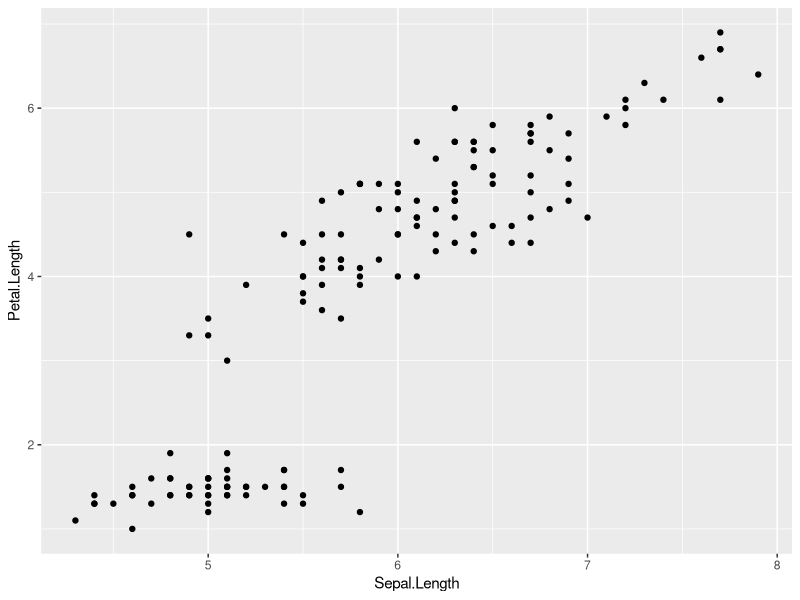
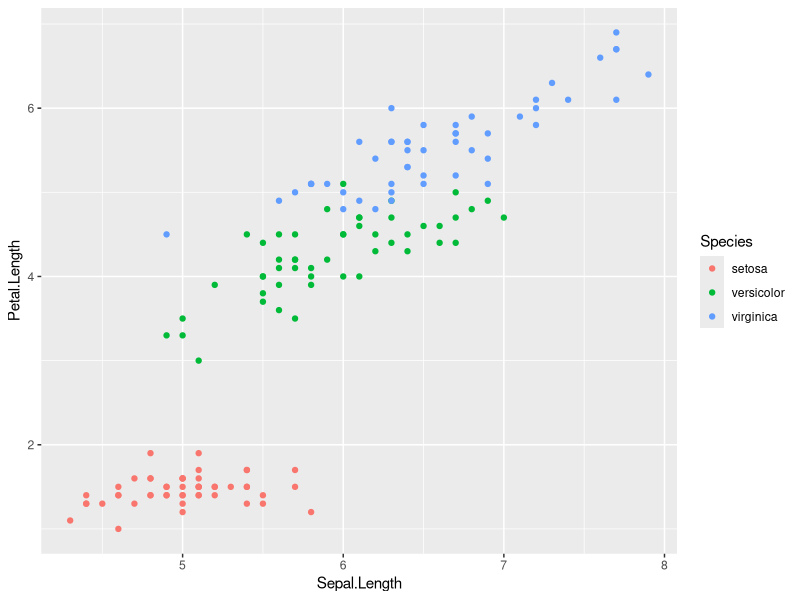
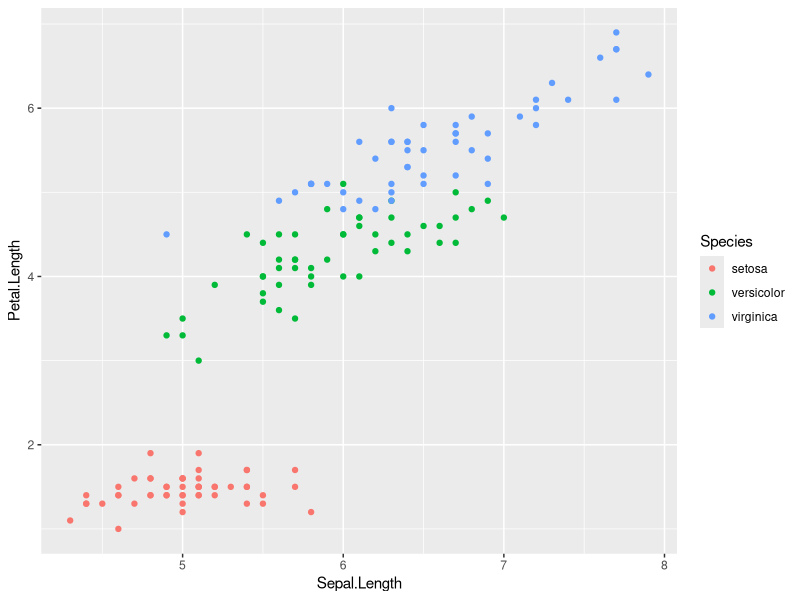
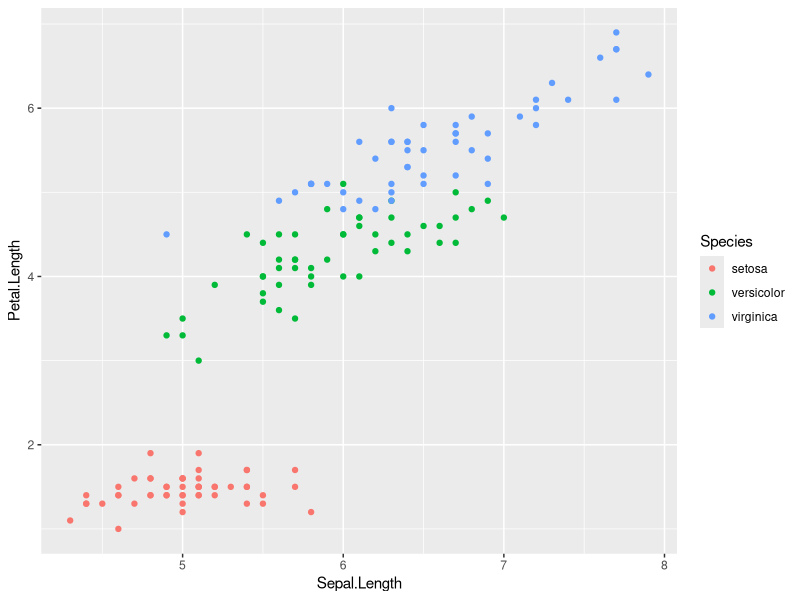
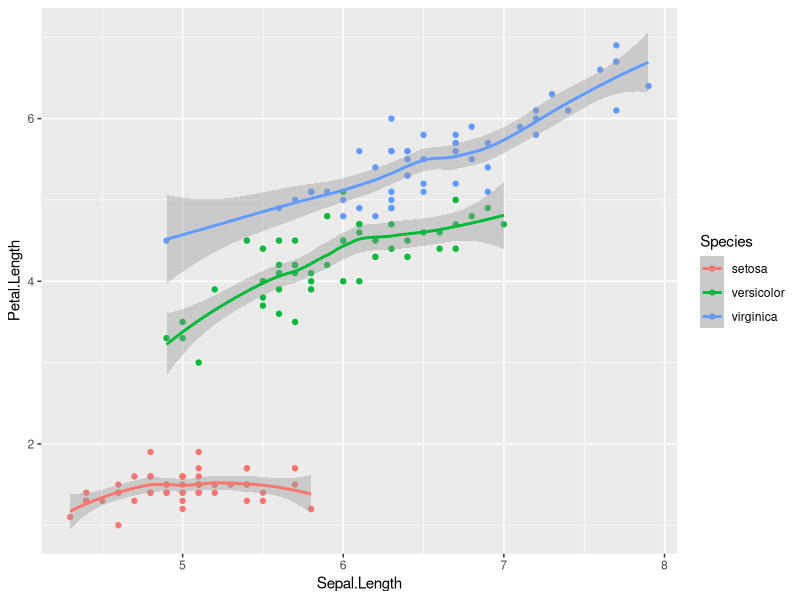
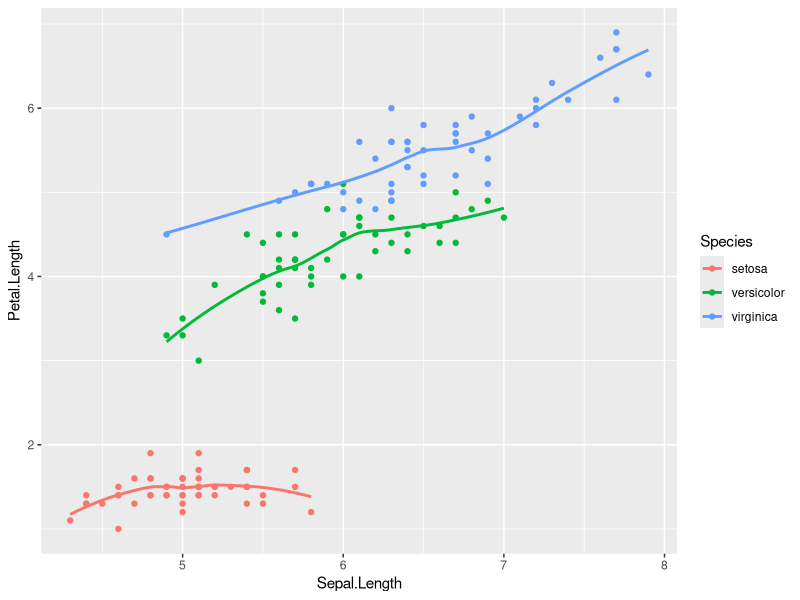

Generate these figures, in order, with R:
library(ggplot2)
library(RColorBrewer)
install.packages("viridis")
library(viridis)

getwd()
setwd("C:/Users/ahmed/Desktop/exerciseR")

# Load the dplyr package
library(dplyr)

# Read the iris.txt file (if it's in the current directory)
Iris <- read.table("iris.txt")

# If the file is not in the current directory, provide the correct path

# Select the columns Sepal.Length and Petal.Length
iris_length <- Iris %>% select(Sepal.Length, Petal.Length)

# Show the first rows of iris_length
head(iris_length)


#Let’s use basic layers to plot Petal.Length vs. Sepal.Length. 
#With ggplot2, “aes()” specifies aesthetics for x and y-axis, 
#and “geom_point()” generates a scatterplo
ggplot(data = iris,aes(x = Sepal.Length, y = Petal.Length)) + 
  geom_point()

#Using the same previous plot options, let’s color the points according to the Species
ggplot(data = iris, aes(x = Sepal.Length, y = Petal.Length, color = Species)) + 
  geom_point()

#There are other possible shorter ways for generating this same output
ggplot(iris, aes(Sepal.Length, Petal.Length, color = Species)) + 
  geom_point()

#It is possible to create a variable with your base aesthetics and 
#then simply call it to apply other layers.
#The following will create the same output as the previous graph
key <- ggplot(data = iris, aes(x = Sepal.Length, 
                               y = Petal.Length, , 
                               color = Species))
key + geom_point()

#Different geometries can also be used to complement each other. 
#Here “geom_smooth()” adds a trend line and area to the points
key + geom_point() + geom_smooth()

#You should have noticed how geometries are here added with default options.
#Each has a set of options, such as removing the trend area in the following with se=FALSE
key + geom_point() + geom_smooth(se=FALSE)
